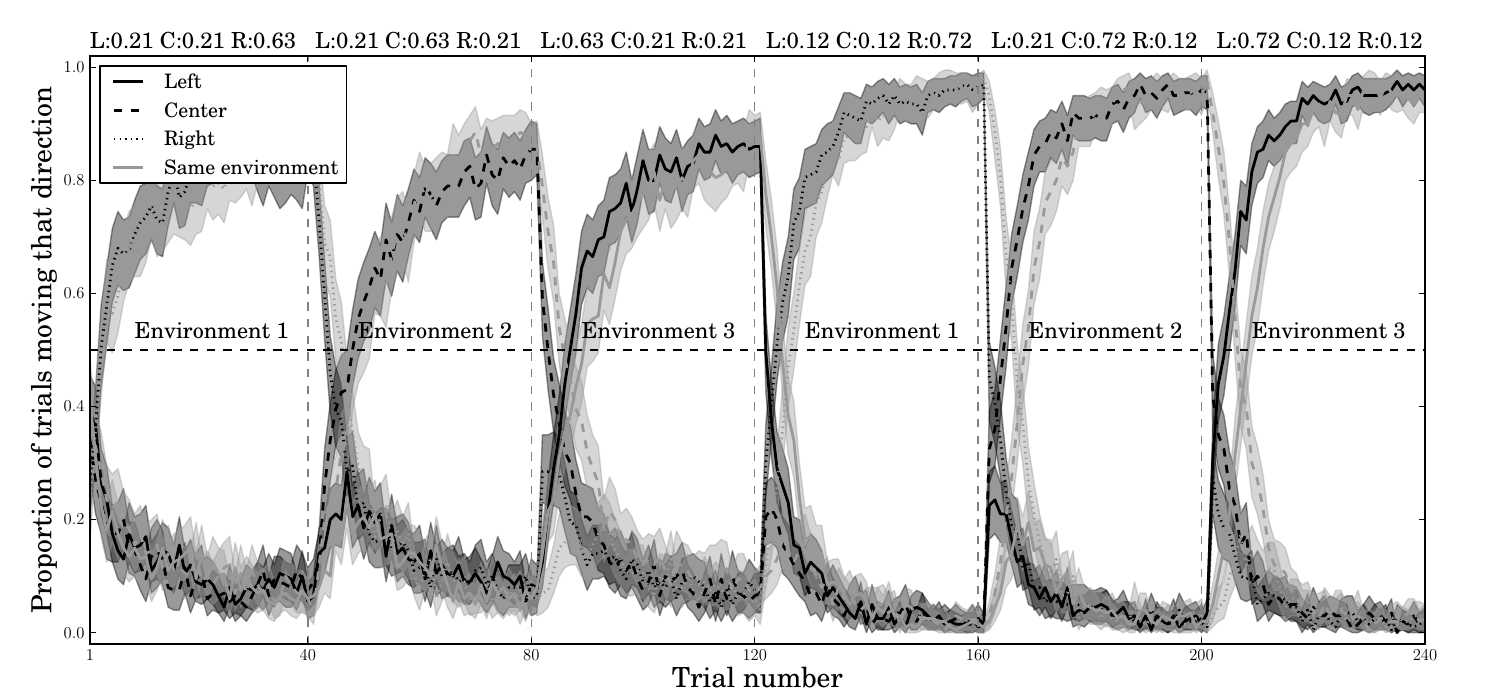

This chart was generated by the following Python code:
import math
import zipfile
import numpy
import random
from copy import copy
from matplotlib import rc,use

rc('text',usetex=True)
rc('font',family='serif')
use('Agg')

import pylab

save = True
arm = True
env_file = 'data/3Env.zip'
arm_file = 'data/3Arm.zip'

##################
#Functions called#
##################
def sample(data):
    for _ in data:
        yield random.choice(data)
def bootstrapci(data,func,n,p):
    index = int(n*(1-p)/2)
    r = [func(list(sample(data))) for _ in range(n)]
    r.sort()
    return r[index],r[-index]
def read_zip(zip_path,skip_rows=3):
    z_trial = None
    z_choice = None
    z_rewarded = None
    
    try:
        zf = zipfile.ZipFile(zip_path, 'r')
        for f in zf.namelist():
            csv_f = zf.open(f)
            rows = csv_f.readlines()
            
            if z_trial is None:
                z_trial = range(1,len(rows)-skip_rows+1)
                z_choice = [[] for _ in range(len(rows)-skip_rows)]
                z_rewarded = [[] for _ in range(len(rows)-skip_rows)]
            
            for ix,row in enumerate(rows):
                if ix >= skip_rows:
                    row_l = row[:-1].split(', ')
                    z_choice[ix-skip_rows].append(float(row_l[1]))
                    z_rewarded[ix-skip_rows].append(float(row_l[2]))
        zf.close()
    except:
        raise Exception("Error reading %s" % zip_path)
    
    return (z_trial,z_choice,z_rewarded)
def moving_average(data,start=0.5,window=10):
    extended_data = numpy.hstack([[start] * (window-1), data])
    weightings = numpy.repeat(1.0, window) / window
    return numpy.convolve(extended_data, weightings)[window-1:-(window-1)]
def square_error(d1,d2):
    se = []
    for i in range(len(d1)):
        se.append((d1[i]-d2[i])**2)
    return se

#################
#Data processing#
#################
def get_data(z_file):
  _,choice,rewarded = read_zip(z_file)
  choice = numpy.array(choice)
  rewarded = numpy.array(rewarded)

  left = copy(choice)
  left = left - 1
  left[left >= 0] = 0
  left[left < 0] = 1

  center = copy(choice)
  center[center == 2] = 0

  right = copy(choice)
  right[right == 1] = 0
  right[right == 2] = 1

  def process(a):
    mean = []; cil = []; cih = []
    for x in a:
        mean.append(numpy.mean(x))
        l,h = bootstrapci(x,numpy.mean,1000,0.95)
        cil.append(l)
        cih.append(h)
    return mean,cil,cih

  lm,lil,lih = process(left)
  cm,cil,cih = process(center)
  rm,ril,rih = process(right)
  return lm,lil,lih,cm,cil,cih,rm,ril,rih

env_lm,env_lil,env_lih,env_cm,env_cil,env_cih,env_rm,env_ril,env_rih = get_data(env_file)
if arm:
  arm_lm,arm_lil,arm_lih,arm_cm,arm_cil,arm_cih,arm_rm,arm_ril,arm_rih = get_data(arm_file)

trial = range(1,len(env_lm)+1)

##########
#Plotting#
##########
pylab.figure(1,figsize=(15,7))
pylab.axes((0.06,0.08,0.89,0.84))
pylab.title(r"L:0.21 C:0.21 R:0.63 \hspace{0.3em} L:0.21 C:0.63 R:0.21 \hspace{0.3em} L:0.63 C:0.21 R:0.21 \hspace{0.3em} L:0.12 C:0.12 R:0.72 \hspace{0.3em} L:0.21 C:0.72 R:0.12 \hspace{0.3em} L:0.72 C:0.12 R:0.12",fontsize=16)
pylab.fill_between(trial,y1=env_lil,y2=env_lih,color='k',alpha=0.4)
pylab.plot(trial,env_lm,linewidth=2,linestyle='-',color='k',label='Left')
pylab.fill_between(trial,y1=env_cil,y2=env_cih,color='k',alpha=0.4)
pylab.plot(trial,env_cm,linewidth=2,linestyle='--',color='k',label='Center')
pylab.fill_between(trial,y1=env_ril,y2=env_rih,color='k',alpha=0.4)
pylab.plot(trial,env_rm,linewidth=2,linestyle=':',color='k',label='Right')
if arm:
  pylab.fill_between(trial,y1=arm_lil,y2=arm_lih,color='0.6',alpha=0.4)
  pylab.plot(trial,arm_lm,linewidth=2,linestyle='-',color='0.6',label='Same environment')
  pylab.fill_between(trial,y1=arm_cil,y2=arm_cih,color='0.6',alpha=0.4)
  pylab.plot(trial,arm_cm,linewidth=2,linestyle='--',color='0.6')
  pylab.fill_between(trial,y1=arm_ril,y2=arm_rih,color='0.6',alpha=0.4)
  pylab.plot(trial,arm_rm,linewidth=2,linestyle=':',color='0.6')
pylab.axhline(0.5,linestyle='--',linewidth=1,color='k')
pylab.text(9,0.52,'Environment 1',fontsize=16)
pylab.axvline(40,linestyle='--',linewidth=1,color='0.5')
pylab.text(49,0.52,'Environment 2',fontsize=16)
pylab.axvline(80,linestyle='--',linewidth=1,color='0.5')
pylab.text(89,0.52,'Environment 3',fontsize=16)
pylab.axvline(120,linestyle='--',linewidth=1,color='0.5')
pylab.text(129,0.52,'Environment 1',fontsize=16)
pylab.axvline(160,linestyle='--',linewidth=1,color='0.5')
pylab.text(169,0.52,'Environment 2',fontsize=16)
pylab.axvline(200,linestyle='--',linewidth=1,color='0.5')
pylab.text(209,0.52,'Environment 3',fontsize=16)
pylab.legend(loc=2)
pylab.axis([min(trial),max(trial),-0.02,1.02])
pylab.xlabel(r"Trial number",fontsize=20)
pylab.ylabel(r"Proportion of trials moving that direction",fontsize=20)
pylab.xticks((1,40,80,120,160,200,240))

if save:
  pylab.savefig('single-trial-3Env.pdf')
else:
  pylab.show()

